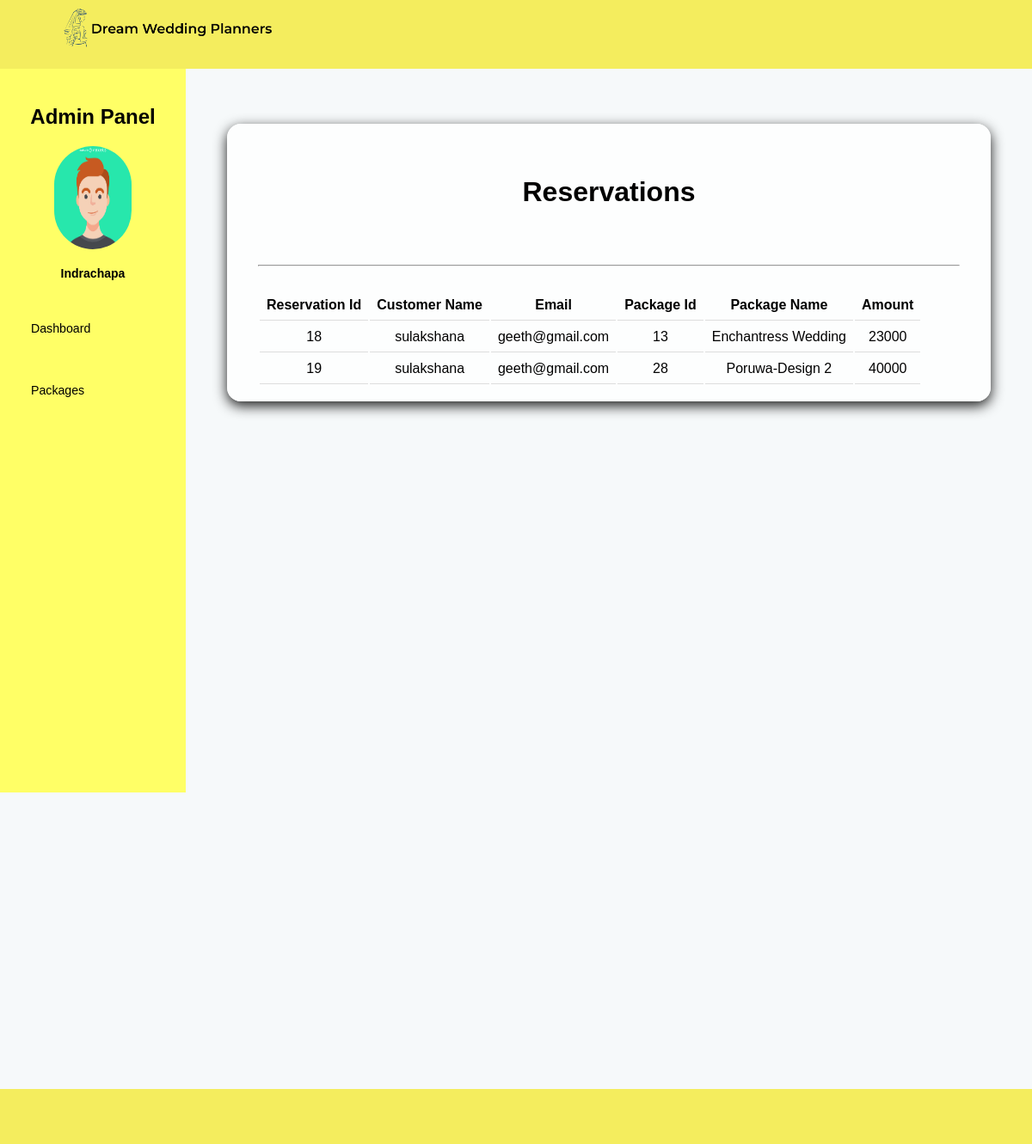
The page /php/admin.php (signed in) on the database its author committed.
### tables this page shows
CREATE TABLE `reservation` (
  `order_id` int(11) NOT NULL,
  `customer_name` varchar(20) NOT NULL,
  `email` varchar(20) NOT NULL,
  `service_id` int(5) NOT NULL,
  `service_name` varchar(20) NOT NULL,
  `service_price` int(10) NOT NULL
);

### php/admin.php (the view, shortened to what this page needs)
<?php require_once ('config.php'); ?>
<?php
	$order_list = "";
	$sql = "SELECT * FROM reservation ORDER BY order_id";
	$orders = $con->query($sql);
	if($orders->num_rows>0){
		while($order = $orders->fetch_assoc()){
			$order_list .= "<tr>";
			$order_list .= "<td>" . $order["order_id"] . "</td>";
			$order_list .= "<td>" . $order["customer_name"] . "</td>";
			$order_list .= "<td>" . $order["email"] . "</td>";
			$order_list .= "<td>" . $order["service_id"] . "</td>";
			$order_list .= "<td>" . $order["service_name"] . "</td>";
			$order_list .= "<td>" . $order["service_price"] . "</td>";
			$order_list .= "</tr>";
		}
	}
	else{
		echo "Database query faild.";
	}
 ?>
<!DOCTYPE html>
<html>
	<head>
	  	<link rel="stylesheet" type="text/css" href="../css/admin_styles.css">
  	</head>
  	<body class="back5">
  	<header>
  		<div   id="left_area">
  			<img src="../images/logo.png" class="logo" alt="logo">
  		</div>
  	</header>
	<div class="sidebar">
	    <div class="profile">
	    	<center>
	    	<h3>Admin Panel</h3>
	        <img src="../images/profile.jpg" class="profileImage" alt="profile image">
	        <h4><?php echo $_SESSION['first_name']; ?> </h4>
	    	</center>
	    </div>
            <ul class="nav">
	      		<li class="nav1" onclick="location.href='admin.php'">Dashboard</li>
	      		<li class="nav1" onclick="location.href='packages.php'">Packages</li>
	        </ul>
	</div>
		<div class="reservations">
		<h1 align="center">Reservations</h1>
		<br><br><hr><br>
		<table class="pack">
			<tr>
			    <th>Reservation Id</th>
			    <th>Customer Name</th>
			    <th>Email</th>
			    <th>Package Id</th>
			    <th>Package Name</th>
			    <th>Amount</th>
			</tr>
			<?php echo $order_list; ?>
		</table>
		<br>
		</div>
	<footer></footer>
    </body>
</html>

### css/admin_styles.css (style rules this page uses)
body { margin: 0; padding: 0; background-color: #F6F9FA ; font-family: Arial, Helvetica, sans-serif; }
.back5 { background-image: url("../images/admin_back1.jpg"); background-repeat: no-repeat; background-attachment: fixed; background-size: 100% 100%; }
header { top: 0; z-index: 1; position: fixed; background: #f4ed5e; padding: 0; width: 100vw; height: 10vh; }
footer { margin-top: 100vh; z-index: 1; background: #f4ed5e; padding: 0; width: 100vw; height: 8vh; }
.logo { width: 22vw; padding-top: 0.2vh; padding-left: 5vw; }
.sidebar { z-index: 1; top: 0; background: #ffff66; margin-top: 10vh; padding-top: 5.3vh; position: fixed; left: 0; width: 18vw; height: 100vh; overflow-y: auto; }
.profile h3 { font-size: 2vw; color: black; margin-top: 0; margin-bottom: 20px; }
.sidebar .profile .profileImage { width: 7.5vw; height: 15vh; border-radius: 100px; margin-bottom: 2vh; }
.sidebar .profile h4 { font-size: 1.17vw; color: black; margin-top: 0; margin-bottom: 20px; }
.nav { list-style-type: none; margin: 0; padding: 0; }
.nav li { font-size: 1.18vw; }
.nav1 { color: black; display: block; width: 100vw; line-height: 9vh; padding-left: 3vw; box-sizing: border-box; transition: 0.5s; transition-property: #19B3D3; cursor: pointer; }
.packages, .reservations { background: white; margin-left: 22vw; margin-right: 4vw; margin-top: 18vh; margin-bottom: 10vh; padding-top: 5vh; padding-left: 3vw; padding-right: 3vw; height: auto; border-radius: 2vh; background: rgba(255,255,255,0.8); box-shadow: 0 5px 15px rgba(0,0,0,.9); }
.reservations hr { background-color: #ffcc00; height: 0.5%; }
.pack th, .pack td { padding: 8px; text-align: center; border-bottom: 1px solid #ddd; }

### rows shown on the page
reservation: order_id "18", customer_name "sulakshana", email "geeth@gmail.com", service "13", service_name "Enchantress Wedding", service_price "23000"
reservation: order_id "19", customer_name "sulakshana", email "geeth@gmail.com", service "28", service_name "Poruwa-Design 2", service_price "40000"

### other values the page prints
$_SESSION['first_name'] "Indrachapa"
